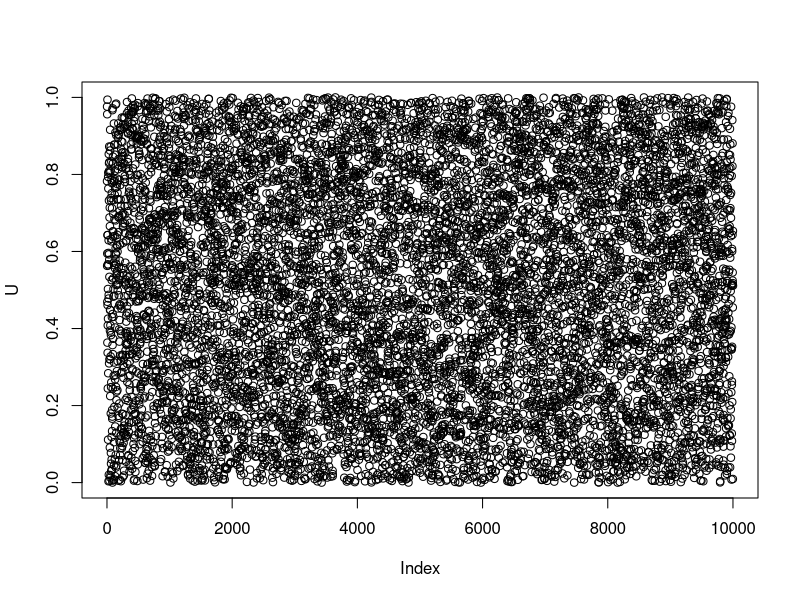
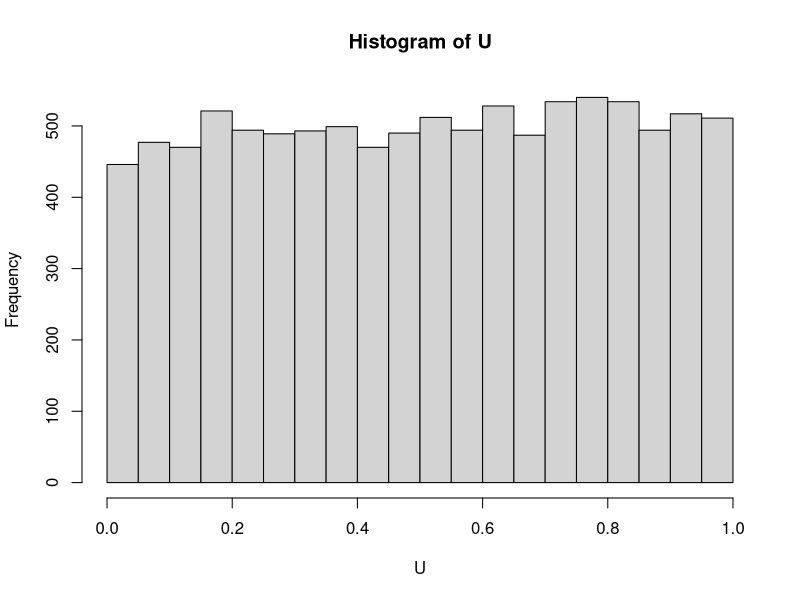
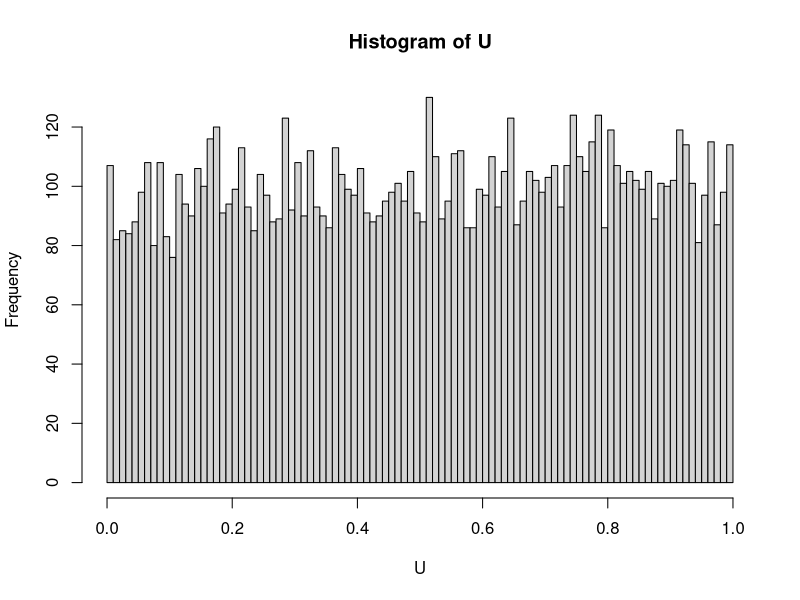
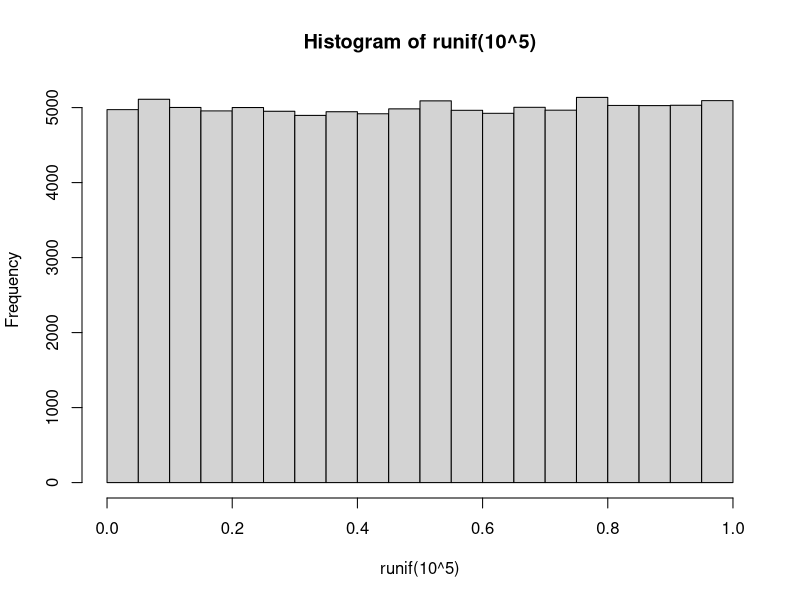
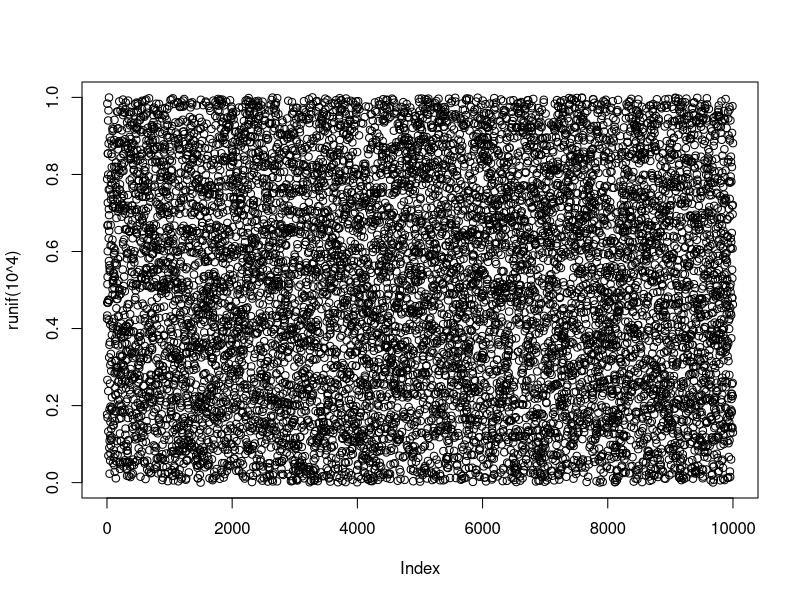

Reproduce these figures in R, in order. (Note: this script raises an error after producing the figures.)
#Εισαγωγη στις μεθοδους προσομοιωσης: Ολοκληρωση Monte Carlo, Ψευδοτυχαίοι αριθμοί
#mod = υπολοιπο ακεραιας διαιρεσης. Συμβολιζεται με %%

m=2^32; a=7^5; x=10^5
for(i in 1:10){x=((a*x) %% m); print(x)}

#θελουμε ομοιομορφα κατανεμημενους στο (0,1), αρα θα διαιρεσουμε με το m

for(i in 1:10){x=((a*x)%%m); print(x/m)}

#για να μην εμφανιζονται οι παραγωμενοι αριθμοι στην κονσολα, θα φροντισουμε να τους καταχωρησουμε σε λιστα
#αυτο μπορουμε να το κανουμε με τη δημιουργια μιας μεταβλητης U

m=2^32; a=7^5; x=2*10^5+3; n=10^4; U=rep(0,n);

for(i in 1:n){x=((a*x)%%m);U[i]=x/m}
U
plot(U)
#παρατηρουμε οτι το πληθος των τ.α. ειναι περιπου το ιδιο σε καθε κλαση, πραγμα που θελουμε (ομοιομορφη)
hist(U)
hist(U,100)

#θελουμε να παραξουμε πληθος τ.α. απο την κατανομη μας, αρα θα χρησιμοποιησουμε τον αριθμο r στην εντολη μας

set.seed(2);runif(100) #τπ πληθος των τ.α. που θελουμε

hist(runif(10^5))
plot(runif(10^4))
#αν δεν βαλουμε seed το προγραμμα λαμβανει την πρωτη τιμη απο το ρολοι του υπολογιστη

#υπολογισμος μεσης τιμης και ολοκληρωματος

n=10^6; U=runif(n); Y=log(U); mean(Y)

#αλλο παράδειγμα: Υπολογισμος ολοκληρωματος lnu*exp(u)du = E(lnU*exp(U)), U~U(0,1)
#το μονο που θα αλλαξει ειναι ο τυπος της Υ

n=10^6; U=runif(n); Y=log(U)*exp(U); mean(Y)

#με δ.ε. μπορουμε να δουμε ποσο κοντα ειναι η εκτιμηση του προσομοιωτικου μοντελου στον πραγματικο μεσο

#ΜΕΘΟΔΟΣ MONTE CARLO

n=10^8; U1=runif(n); U2=runif(n); Y= exp(-(U1+U2)^2); mean(Y)
hist(Y,200,prob=TRUE)
#ισχύει ότι histogram ≈ σ.π.π. για μεγάλο δείγμα

#ΚΑΤΑΣΚΕΥΗ Δ.Ε.
m=mean(Y)
a=0.01; s=sd(Y); #<- δειγματική τυπική απόκλειση
z=qnorm(1-a/2,0,1) #τυπικής κανονικής
c(m-s/n^0.5*z, m+s/n^0.5*z) #δ.ε.

#μπορούμε αντί να κρατάμε ολόκληρο το δείγμα να φτιαξουμε βρόχο επανάληψης
